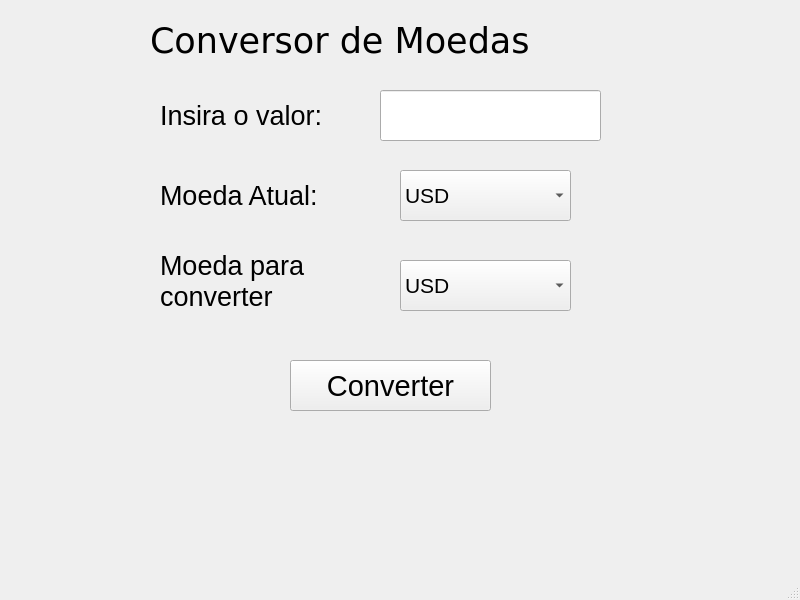
<?xml version="1.0" encoding="UTF-8"?>
<ui version="4.0">
 <class>MainWindow</class>
 <widget class="QMainWindow" name="MainWindow">
  <property name="geometry">
   <rect>
    <x>0</x>
    <y>0</y>
    <width>800</width>
    <height>600</height>
   </rect>
  </property>
  <property name="windowTitle">
   <string>MainWindow</string>
  </property>
  <widget class="QWidget" name="centralwidget">
   <widget class="QLabel" name="label">
    <property name="geometry">
     <rect>
      <x>150</x>
      <y>10</y>
      <width>471</width>
      <height>61</height>
     </rect>
    </property>
    <property name="font">
     <font>
      <family>Verdana</family>
      <pointsize>26</pointsize>
     </font>
    </property>
    <property name="text">
     <string>Conversor de Moedas</string>
    </property>
   </widget>
   <widget class="QLabel" name="label_2">
    <property name="geometry">
     <rect>
      <x>160</x>
      <y>90</y>
      <width>211</width>
      <height>51</height>
     </rect>
    </property>
    <property name="font">
     <font>
      <pointsize>20</pointsize>
     </font>
    </property>
    <property name="text">
     <string>Insira o valor:</string>
    </property>
   </widget>
   <widget class="QLineEdit" name="lineEdit_inicial">
    <property name="geometry">
     <rect>
      <x>380</x>
      <y>90</y>
      <width>221</width>
      <height>51</height>
     </rect>
    </property>
   </widget>
   <widget class="QLabel" name="label_3">
    <property name="geometry">
     <rect>
      <x>160</x>
      <y>170</y>
      <width>211</width>
      <height>51</height>
     </rect>
    </property>
    <property name="font">
     <font>
      <pointsize>20</pointsize>
     </font>
    </property>
    <property name="text">
     <string>Moeda Atual:</string>
    </property>
   </widget>
   <widget class="QLabel" name="label_4">
    <property name="geometry">
     <rect>
      <x>160</x>
      <y>240</y>
      <width>211</width>
      <height>81</height>
     </rect>
    </property>
    <property name="font">
     <font>
      <pointsize>20</pointsize>
     </font>
    </property>
    <property name="text">
     <string>Moeda para converter</string>
    </property>
    <property name="wordWrap">
     <bool>true</bool>
    </property>
   </widget>
   <widget class="QPushButton" name="pushButton_converter">
    <property name="geometry">
     <rect>
      <x>290</x>
      <y>360</y>
      <width>201</width>
      <height>51</height>
     </rect>
    </property>
    <property name="font">
     <font>
      <pointsize>22</pointsize>
     </font>
    </property>
    <property name="text">
     <string>Converter</string>
    </property>
   </widget>
   <widget class="QLabel" name="label_resultado">
    <property name="geometry">
     <rect>
      <x>60</x>
      <y>430</y>
      <width>681</width>
      <height>101</height>
     </rect>
    </property>
    <property name="font">
     <font>
      <pointsize>18</pointsize>
     </font>
    </property>
    <property name="text">
     <string/>
    </property>
    <property name="wordWrap">
     <bool>true</bool>
    </property>
   </widget>
   <widget class="QComboBox" name="comboBox_conversor">
    <property name="geometry">
     <rect>
      <x>400</x>
      <y>170</y>
      <width>171</width>
      <height>51</height>
     </rect>
    </property>
    <property name="font">
     <font>
      <pointsize>16</pointsize>
     </font>
    </property>
    <item>
     <property name="text">
      <string>USD</string>
     </property>
    </item>
    <item>
     <property name="text">
      <string>EUR</string>
     </property>
    </item>
    <item>
     <property name="text">
      <string>JPY</string>
     </property>
    </item>
    <item>
     <property name="text">
      <string>BRL</string>
     </property>
    </item>
    <item>
     <property name="text">
      <string>ARS</string>
     </property>
    </item>
   </widget>
   <widget class="QComboBox" name="comboBox_converter">
    <property name="geometry">
     <rect>
      <x>400</x>
      <y>260</y>
      <width>171</width>
      <height>51</height>
     </rect>
    </property>
    <property name="font">
     <font>
      <pointsize>16</pointsize>
     </font>
    </property>
    <item>
     <property name="text">
      <string>USD</string>
     </property>
    </item>
    <item>
     <property name="text">
      <string>EUR</string>
     </property>
    </item>
    <item>
     <property name="text">
      <string>JPY</string>
     </property>
    </item>
    <item>
     <property name="text">
      <string>BRL</string>
     </property>
    </item>
    <item>
     <property name="text">
      <string>ARS</string>
     </property>
    </item>
   </widget>
  </widget>
  <widget class="QMenuBar" name="menubar">
   <property name="geometry">
    <rect>
     <x>0</x>
     <y>0</y>
     <width>800</width>
     <height>26</height>
    </rect>
   </property>
  </widget>
  <widget class="QStatusBar" name="statusbar"/>
 </widget>
 <resources/>
 <connections/>
</ui>
